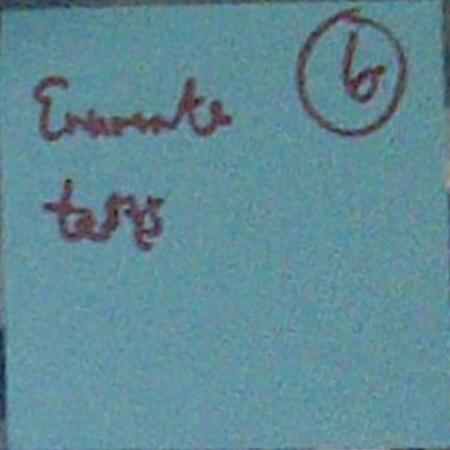
#> input picture manager/unit test/4a.jpg, 450 x 450 px
$ python test.py   (Python 2 division)
#> lines starting #> are read from the running program, lines starting #| are printed output that depends on the picture
#> in image_preprocessing, image is the input picture: shape (450, 450, 3); mean B, G, R 150.5, 139.1, 96.3
#> in image_preprocessing, `gray = cv2.cvtColor(image,cv2.COLOR_BGR2GRAY)`:
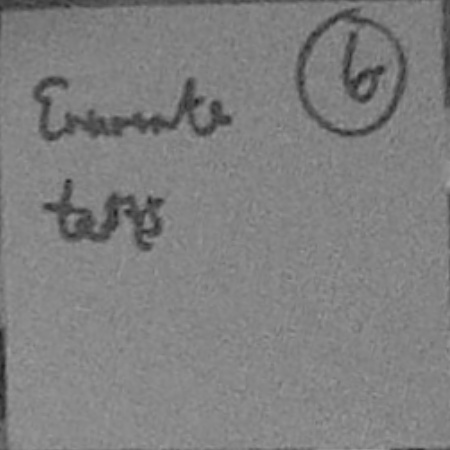
#> gray: shape (450, 450); min 29, max 161, mean 127.6
#> call 2 of image_preprocessing, with imageFilename = '5.jpg'
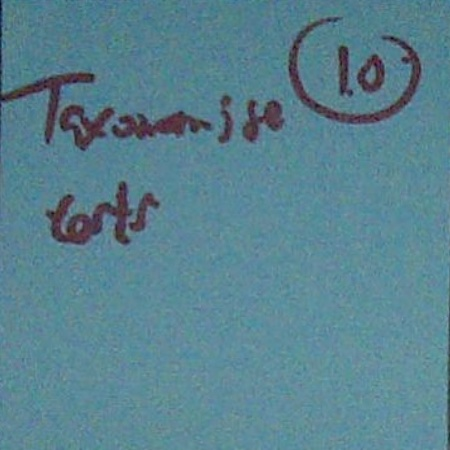
#> input picture manager/unit test/5.jpg, 450 x 450 px
#> in image_preprocessing, image is the input picture: shape (450, 450, 3); mean B, G, R 143.8, 130.4, 89.5
#> in image_preprocessing (call 2), `gray = cv2.cvtColor(image,cv2.COLOR_BGR2GRAY)`:
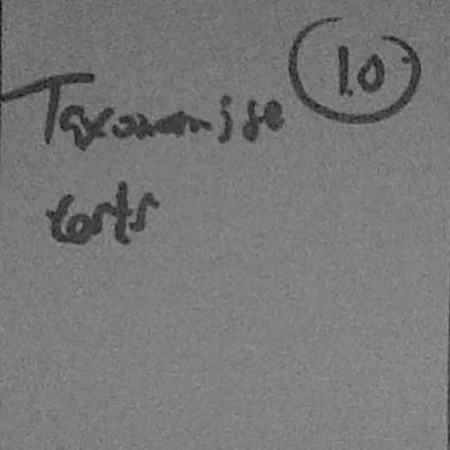
#> gray: shape (450, 450); min 12, max 155, mean 119.7
#This code analysis the similarity between Post-Its
#taken under different lighting conditions.


import cv2
import numpy as np

const_step = 2 #im_size/5

#Returns the number of dark/black pixels in each 5X5 grid
#The two commented lines can replace the actual code,to enhance speed
#since for loops take time.
def blackCount(im):
	row, col = im.shape[:2]
	return row*col - cv2.countNonZero(im)

#Return normalized version of signatures(between 0 and 1)
def normalize_signature(sign):
	return (sign-sign.min()) / (sign.max() - sign.min())

#5X5 grid of 400X400 image. Returns the image signature(1D array with 28 elements(25+3))
#Image shape must be square and dimensions must be a multiple of 5
def grid_signature(gray):
	mean_val = gray.mean()
#> mean_val = 132.2
	im_sign = np.zeros(64)
	for i in range(8):
		for j in range(8):
			if gray[i,j] > mean_val:
				im_sign[i*8 + j] = 1
	return im_sign


#Gets the signatures and checks for similarity
#Returns True for similar and False otherwise.
def compare(sign1,sign2):
	print sign1
#| [0. 0. 0. 0. 0. 0. 0. 0. 0. 0. 0. 0. 0. 1. 0. 0. 0. 1. 0. 1. 0. 0. 0. 0.
#|  0. 0. 0. 1. 0. 0. 0. 0. 1. 1. 0. 0. 0. 0. 0. 1. 1. 1. 1. 1. 1. 0. 1. 0.
#|  1. 1. 1. 1. 1. 1. 1. 0. 1. 1. 1. 1. 1. 1. 1. 1.]
	print sign2
#| [0. 0. 0. 0. 0. 0. 0. 0. 0. 0. 0. 0. 0. 0. 0. 0. 0. 0. 0. 0. 0. 1. 1. 0.
#|  0. 1. 1. 1. 1. 1. 1. 1. 1. 1. 1. 1. 1. 1. 1. 1. 1. 1. 1. 0. 1. 1. 1. 1.
#|  1. 1. 0. 1. 1. 1. 1. 1. 1. 1. 1. 1. 1. 1. 1. 1.]
	diff = sign1+sign2
#> diff = 64 values, max 2 at index 27, min 0 at index 0, mean 1.05
	#tolerance is the number of values greater than 0.4 in array diff.
	noOfDiff = diff[(diff == 1)].size
#> noOfDiff = 21
	print noOfDiff
#| 21
	#print diff
	#cc =  np.corrcoef(sign1,sign2)[1,0]
	#print cc
	if noOfDiff > 30:
		print ' not similar '
		return False
	else:
		print ' similar '
		return True

#Reads and converts a color image to grayscale, then to black and white.
#Also resizes the image. We process 400X400 square images.
def image_preprocessing(imageFilename):
	image = cv2.imread(imageFilename)
	gray = cv2.cvtColor(image,cv2.COLOR_BGR2GRAY)
	#Conversion to black and white.
	#(thresh, im_bw) = cv2.threshold(gray, 128, 255, cv2.THRESH_BINARY | cv2.THRESH_OTSU)
	gray = cv2.resize(gray,(8,8))
	return gray


def binarize(image):
	gray = cv2.cvtColor(image,cv2.COLOR_BGR2GRAY)
	#Conversion to black and white.
	#(thresh, im_bw) = cv2.threshold(gray, 128, 255, cv2.THRESH_BINARY | cv2.THRESH_OTSU)
	gray = cv2.resize(gray,(8,8))
	return gray

#im1 and im2 are examples of some post-its. Try with some other examples as well.
im1 = image_preprocessing('4a.jpg')
im2 = image_preprocessing('5.jpg')
compare(grid_signature(im1), grid_signature(im2))
